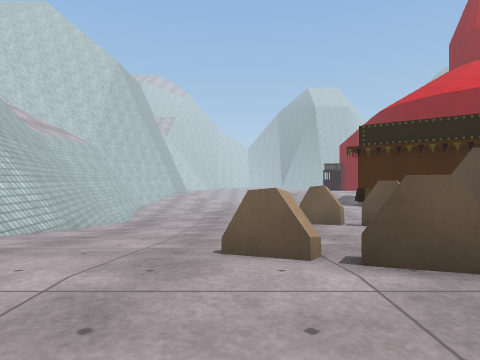
view 1 (above)

19 first-person views from a walk through a Unity game level. The camera is 0.68 m above the floor, looks level and sees 75° across. The floor is counted in squares, 1 m on a side. Each view is taken from the middle of a square. On the plan, view 1 faces up. The plan holds only what a view shows up to about 10 squares ahead; the rest is blank. The place goes on beyond the plan. Surface patterns are stand-ins for the level's own textures.

view 2
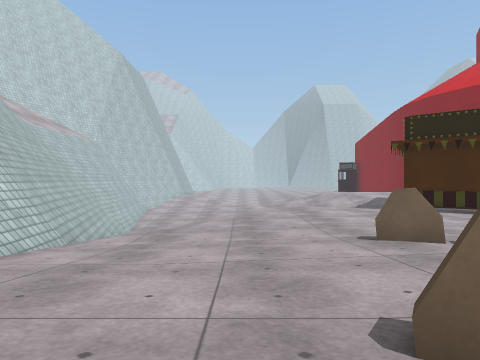

view 3
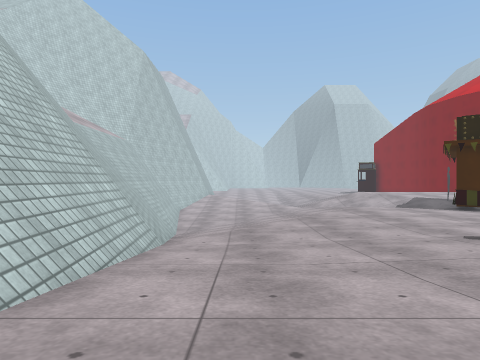

view 4
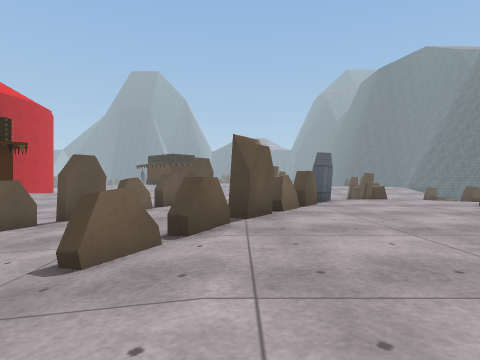

view 5
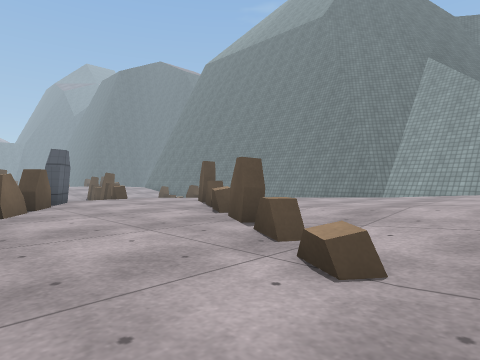

view 6
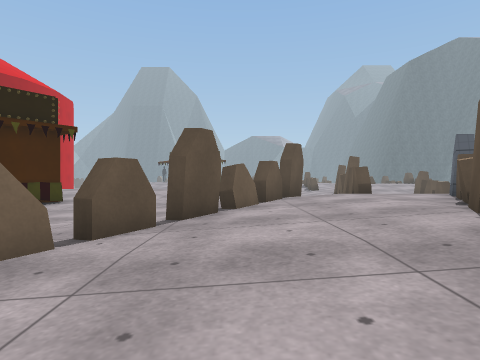

view 7
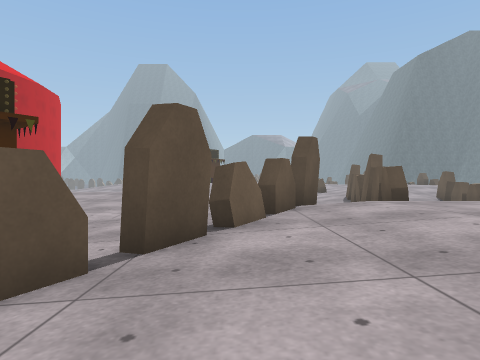

view 8
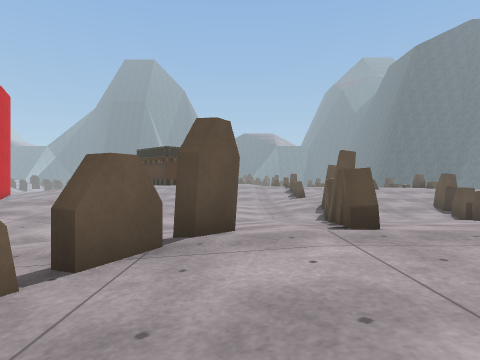

view 9
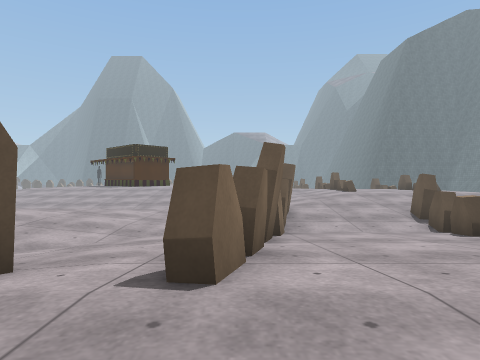

view 10
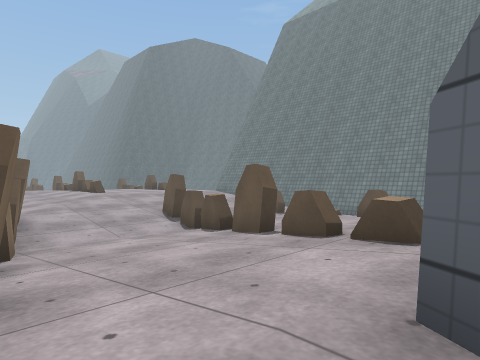

view 11
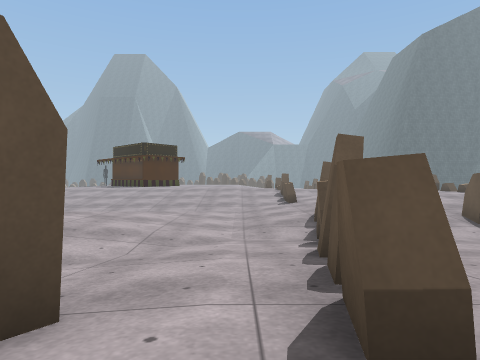

view 12
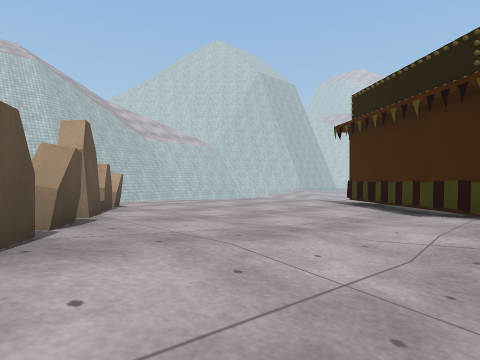

view 13
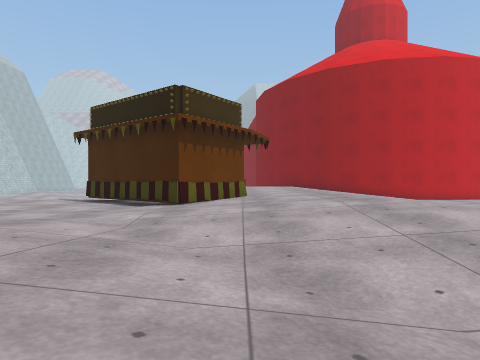

view 14
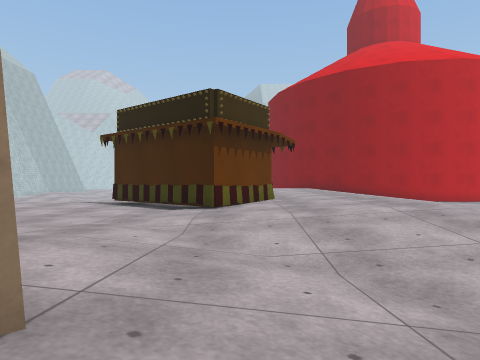

view 15
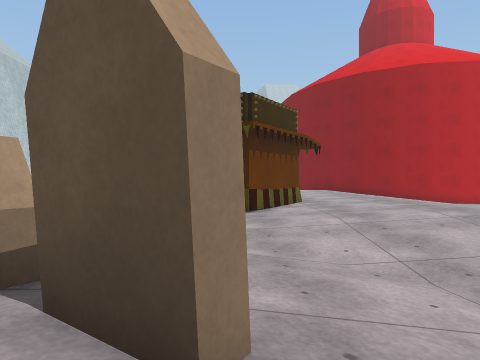

view 16
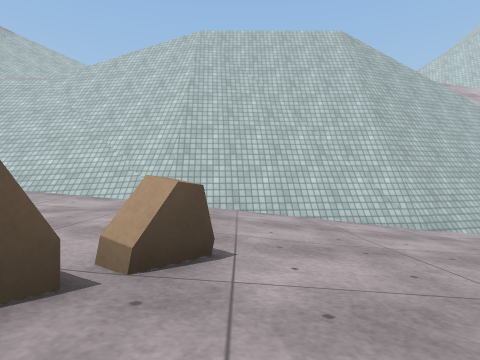

view 17
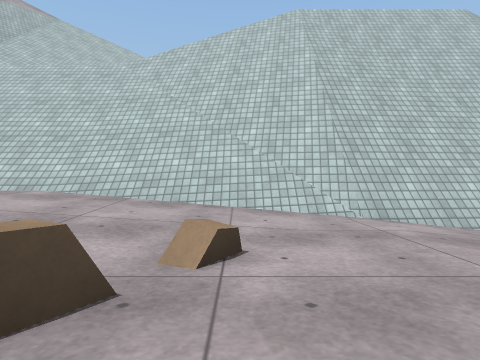

view 18
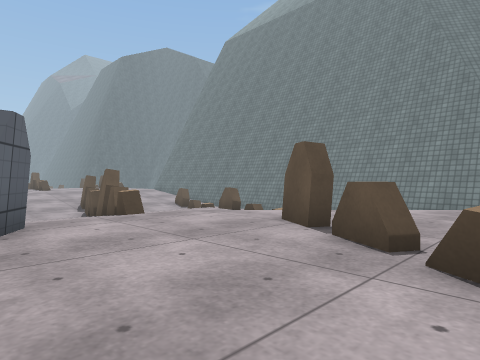

view 19
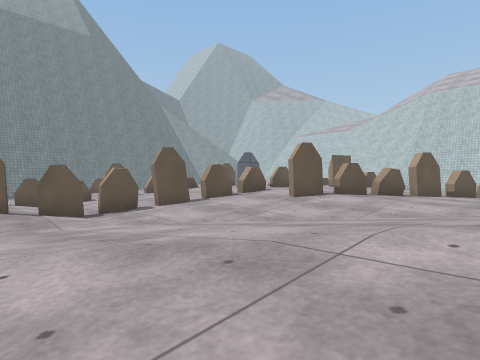

### Floor plan
Key: @ floor where view 1 was taken; # wall or solid block; x gap in a wall; . main floor; : floor 0.3 m higher than the main floor; - floor 0.3 m lower than the main floor; + floor 0.65 m higher than the main floor; _ floor 0.65 m lower than the main floor; < floor 0.95 m lower than the main floor; / step, stairs or slope; = window, fence, low wall or low ledge; v drop or lower ground; O other object.
Columns run from 10 left of view 1 to 17 right of it. Each row starts with its distance up from view 1.
 12 vvv #/<___________OOO-...
 11 vvv #=<____________O--...
 10  vv ##_____________---...
  9   v ##_____________---....--
  8  vv ##_____------------...--
  7  vv ##____--###----__---..--
  6  vv ##--------##----__------
  5  vv ##------....#..--___----
  4  vv ##...........###-_______
  3  vv ##....###.......--______
  2  v  ##......##......--______
  1  v ##/........##...##x#_____
  0  v##//..=.@....###..--#####-
 -1  ##///...==......#..--_____-
 -2  #///::....#........--_____-
 -3   ///:::....==#...==#-_____-
 -4  ////+: :.....##....-###x#_-
 -5  ////+  :......... .--_  ##-
 -6  ////   :.......   .--
 -7  //     :......      -
 -8          ... ..     x#
 -9          ..
-10
-11              ###

Positions as (right, up) in squares from view 1, and headings:
1: (0, 0), facing up
2: (-1, 2), facing up
3: (-3, 2), facing up
4: (-3, 2), facing right
5: (-3, 2), facing down-right
6: (-1, 5), facing right
7: (1, 5), facing right
8: (4, 3), facing right
9: (6, 1), facing right
10: (7, 1), facing down-right
11: (7, 2), facing right
12: (10, 4), facing up-left
13: (11, 2), facing up
14: (10, 2), facing up
15: (9, 2), facing up
16: (3, 4), facing left
17: (1, 0), facing left
18: (2, 0), facing down-right
19: (17, 9), facing down-left
